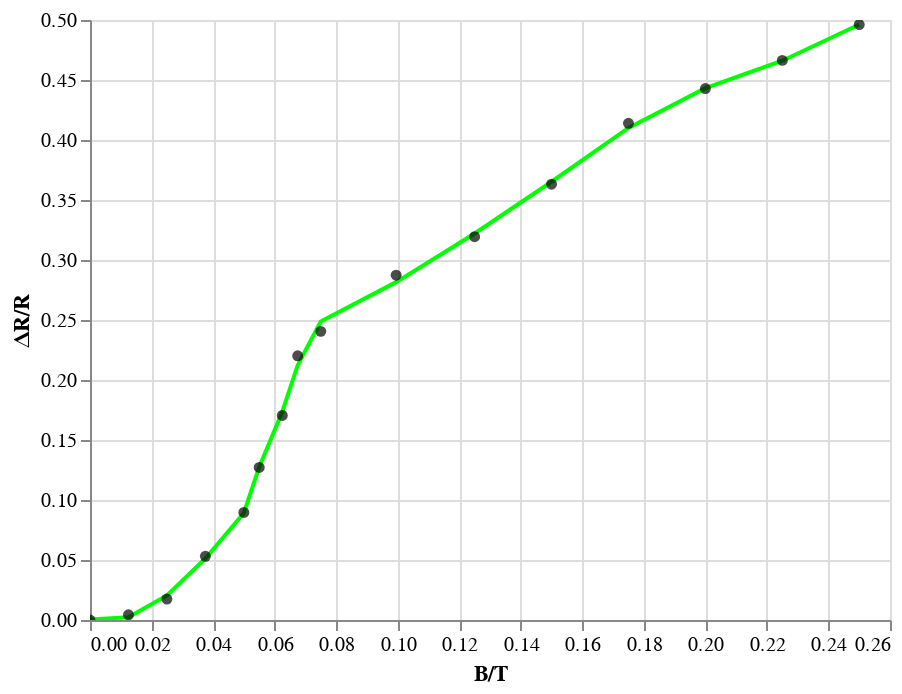

Notebook source saved alongside this figure:
### Code cell
cG(B,DR,Xname="B/T",Yname="ΔR/R",color="#00ff00",polynomialOrder=3)+pG(B,DR,Xname="B/T",Yname="ΔR/R") #cG=curveGraph, 曲线图

### Figure 1 — Vega-Lite specification as saved in the notebook (floating-point values rounded to 4 significant figures)
{"config": {"view": {"continuousWidth": 400, "continuousHeight": 300}}, "layer": [{"data": {"name": "data-331e8c64e044fb88b10be604efe19762"}, "mark": {"type": "line", "color": "#00ff00"}, "encoding": {"tooltip": [{"type": "quantitative", "field": "B/T"}, {"type": "quantitative", "field": "ΔR/R"}], "x": {"type": "quantitative", "field": "B/T"}, "y": {"type": "quantitative", "field": "ΔR/R"}}, "selection": {"selector007": {"type": "interval", "bind": "scales", "encodings": ["x", "y"]}}}, {"data": {"name": "data-1b380fe08089b8e2b0b5d0359e872cb3"}, "mark": {"type": "circle", "color": "#000000"}, "encoding": {"tooltip": [{"type": "quantitative", "field": "B/T"}, {"type": "quantitative", "field": "ΔR/R"}], "x": {"type": "quantitative", "field": "B/T"}, "y": {"type": "quantitative", "field": "ΔR/R"}}, "selection": {"selector008": {"type": "interval", "bind": "scales", "encodings": ["x", "y"]}}}], "$schema": "https://vega.github.io/schema/vega-lite/v4.0.2.json", "datasets": {"data-331e8c64e044fb88b10be604efe19762": [{"B/T": 0.0, "ΔR/R": 0.000504}, {"B/T": 0.0125, "ΔR/R": 0.002331}, {"B/T": 0.025, "ΔR/R": 0.02049}, {"B/T": 0.0375, "ΔR/R": 0.05123}, {"B/T": 0.05, "ΔR/R": 0.08919}, {"B/T": 0.055, "ΔR/R": 0.1275}, {"B/T": 0.0625, "ΔR/R": 0.1735}, {"B/T": 0.0675, "ΔR/R": 0.2123}, {"B/T": 0.075, "ΔR/R": 0.2488}, {"B/T": 0.0995, "ΔR/R": 0.2815}, {"B/T": 0.125, "ΔR/R": 0.3221}, {"B/T": 0.15, "ΔR/R": 0.3652}, {"B/T": 0.175, "ΔR/R": 0.41}, {"B/T": 0.2, "ΔR/R": 0.4432}, {"B/T": 0.225, "ΔR/R": 0.4661}, {"B/T": 0.25, "ΔR/R": 0.4963}], "data-1b380fe08089b8e2b0b5d0359e872cb3": [{"B/T": 0.0, "ΔR/R": 0.0}, {"B/T": 0.0125, "ΔR/R": 0.004347}, {"B/T": 0.025, "ΔR/R": 0.01747}, {"B/T": 0.0375, "ΔR/R": 0.05308}, {"B/T": 0.05, "ΔR/R": 0.08961}, {"B/T": 0.055, "ΔR/R": 0.1271}, {"B/T": 0.0625, "ΔR/R": 0.1704}, {"B/T": 0.0675, "ΔR/R": 0.2202}, {"B/T": 0.075, "ΔR/R": 0.2405}, {"B/T": 0.0995, "ΔR/R": 0.2874}, {"B/T": 0.125, "ΔR/R": 0.3194}, {"B/T": 0.15, "ΔR/R": 0.3632}, {"B/T": 0.175, "ΔR/R": 0.4139}, {"B/T": 0.2, "ΔR/R": 0.4428}, {"B/T": 0.225, "ΔR/R": 0.4663}, {"B/T": 0.25, "ΔR/R": 0.4962}]}}
